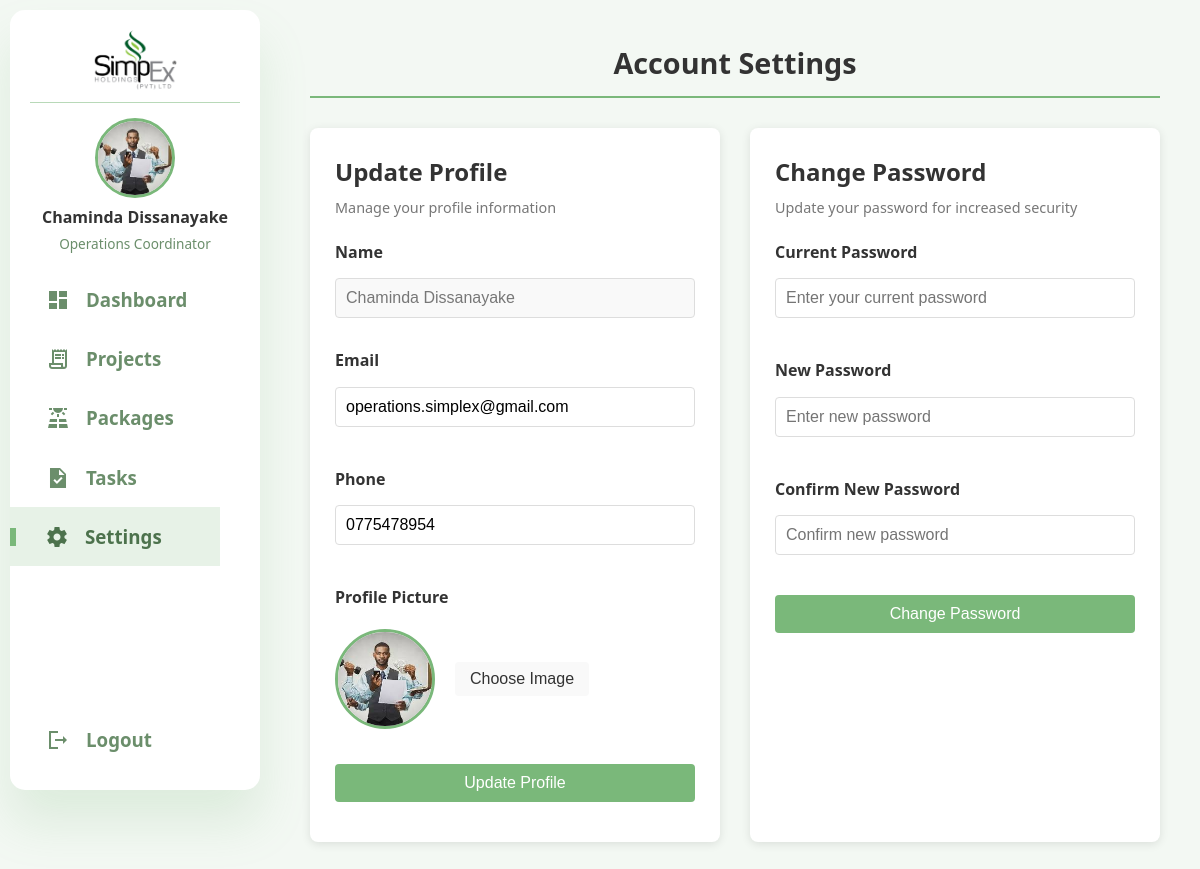
Screenshot of /operationsCoordinator/settings (signed in) with the database file from the repository.
### tables this page shows
CREATE TABLE `users` (
  `user_id` int NOT NULL,
  `name` varchar(100) NOT NULL,
  `email` varchar(100) NOT NULL,
  `password` varchar(255) NOT NULL,
  `phone` varchar(15) DEFAULT NULL,
  `role` enum('customer','admin','chiefCoordinator','operationsCoordinator','hRAdministrator','supplierCoordinator','employee') NOT NULL,
  `created_at` timestamp NOT NULL DEFAULT CURRENT_TIMESTAMP,
  `updated_at` timestamp NOT NULL DEFAULT CURRENT_TIMESTAMP ON UPDATE CURRENT_TIMESTAMP,
  `profile_picture` varchar(255) DEFAULT NULL
);

### app/controllers/OperationsCoordinator.php (called while the page is built, shortened)
<?php
class OperationsCoordinator extends Controller
{
    private $settingsModel;
    public function __construct()
    {
        $this->settingsModel = $this->model('M_Settings');
    }
    public function settings()
    {
        $user = $this->settingsModel->getUserById($_SESSION['user_id']);
        $data = [
            'name' => $user->name,
            'email' => $user->email,
            'phone' => $user->phone,
            'profile_picture' => $user->profile_picture,
            'email_err' => '',
            'phone_err' => '',
            'profile_picture_err' => '',
            'current_password_err' => '',
            'new_password_err' => '',
            'confirm_password_err' => ''
        ];
        $this->view('/operationsCoordinator/v_settings', $data);
    }
}

### app/libraries/Core.php (called while the page is built, shortened)
<?php
class Core{
    protected $currentMethod = 'index';
    public function __construct(){
        $url = $this->getUrl();
        if (isset($url[0]) && file_exists('../app/controllers/' . ucwords($url[0]) . '.php')) {
            unset($url[0]);
        } else if (isset($url[0])) {
            $this->handle404();
            return;
        }
        $this->currentController = new $this->currentController;
        if(isset($url[1])){
            if(method_exists($this->currentController, $url[1])){
                $this->currentMethod= $url[1];
                unset($url[1]);
            } else {
                $this->handle404();
                return;
            }
        }
        $this->params= $url ? array_values($url) : [];
        call_user_func_array([$this->currentController, $this->currentMethod], $this->params);
    }
    public function getUrl(){
        if (isset($_GET['url'])){
            $url = rtrim($_GET['url'], '/');
            $url = filter_var($url, FILTER_SANITIZE_URL);
            $url = explode('/', $url);
            return $url;
        }
        return [];
    }
}
?>

### public/index.php (called while the page is built, shortened)
<?php
   $init = new Core;
?>

### app/libraries/Database.php (called while the page is built, shortened)
<?php
    class Database{
        private $host= DB_HOST;
        private $user= DB_USER;
        private $password= DB_PASSWORD;
        private $dbname= DB_NAME;
        private $dbh;
        private $statement;
        public function __construct(){
            $dsn = 'mysql:host=' . $this->host . ';dbname=' . $this->dbname;
            $options= array(
                PDO::ATTR_PERSISTENT=>true,
                PDO::ATTR_ERRMODE=> PDO::ERRMODE_EXCEPTION
            );
            try{
                $this->dbh= new PDO($dsn, $this->user, $this->password, $options);
            }
            catch(PDOException $e){
                $this->error= $e->getMessage();
                echo $this->error;
            }
        }
        public function query($sql){
            $this->statement= $this->dbh->prepare($sql);
        }
        public function bind($param, $value,$type=NULL){
            if(is_null($type)){
                switch(true){
                    default:
                    $type= PDO::PARAM_STR;
                }
            }
            $this->statement->bindValue($param, $value, $type);
        }
        public function execute(){
            try {
                return $this->statement->execute();
            } catch (PDOException $e) {
                error_log("Database error: " . $e->getMessage());
                return false;
            }
        }
        public function single(){
            $this->execute();
            return $this->statement->fetch(PDO::FETCH_OBJ);
        }
    }
?>

### app/models/M_Settings.php (called while the page is built, shortened)
<?php
class M_Settings {
    private $db;
    public function __construct() {
        $this->db = new Database;
    }
    public function getUserById($userId) {
        $this->db->query('SELECT * FROM users WHERE user_id = :user_id');
        $this->db->bind(':user_id', $userId);
        return $this->db->single();
    }
}

### app/views/operationsCoordinator/v_settings.php (the view, shortened to what this page needs)
<link rel="stylesheet" href="<?php echo URLROOT; ?>/css/companyUsrSettings.css">
</head>
<body>
    <div class="dashboard-container">
        <div class="sidebar" id="sidebar">
            <div class="company-logo">
                <img src="<?php echo URLROOT; ?>/public/assets/simpex-logo-sidebar.png" alt="Simpex Solar Logo">
            </div>
            <div class="user-profile">
                <img src="<?php echo isset($_SESSION['user_picture']) && !empty($_SESSION['user_picture']) ? URLROOT . '/public/uploads/profile_pictures/' . $_SESSION['user_picture'] : URLROOT . '/public/assets/profile.png'; ?>" alt="User profile picture" class="profile-picture" />
                <div class="user-info">
                    <h4><?php echo isset($_SESSION['user_name']) ? $_SESSION['user_name'] : 'User Name'; ?></h4>
                    <p>Operations Coordinator</p>
                </div>
            </div>
            <a href="<?php echo URLROOT ?>/operationsCoordinator/dashboard">
                <span class="material-icons-sharp">dashboard</span>
                <h3>Dashboard</h3>
            </a>
            <a href="<?php echo URLROOT ?>/operationsCoordinator/manageAproject">
                <span class="material-icons-sharp">receipt_long</span>
                <h3>Projects</h3>
            </a>
            <a href="<?php echo URLROOT ?>/operationsCoordinator/managePackages">
                <span class="material-icons-sharp">solar_power</span>
                <h3>Packages</h3>
            </a>
            <a href="<?php echo URLROOT ?>/operationsCoordinator/tasks">
                <span class="material-icons-sharp">task</span>
                <h3>Tasks</h3>
            </a>
            <a href="<?php echo URLROOT ?>/operationsCoordinator/settings" class="active">
                <span class="material-icons-sharp">settings</span>
                <h3>Settings</h3>
            </a>
            <a href="<?php echo URLROOT; ?>/users/logout">
                <span class="material-icons-sharp">logout</span>
                <h3>Logout</h3>
            </a>
        </div>
        <div class="main-content">
            <div class="settings-container">
                <h1>Account Settings</h1>
                <div class="settings-sections">
                    <div class="settings-card">
                        <div class="settings-title">
                            <h2>Update Profile</h2>
                            <p>Manage your profile information</p>
                        </div>
                        <form action="<?php echo URLROOT; ?>/operationsCoordinator/settings" method="POST" enctype="multipart/form-data" class="settings-form">
                            <div class="form-group">
                                <label for="name">Name</label>
                                <input type="text" name="name" id="name" value="<?php echo $data['name']; ?>" disabled class="readonly-field">
                            </div>
                            <div class="form-group">
                                <label for="email">Email</label>
                                <input type="email" name="email" id="email" required placeholder="Email" value="<?php echo $data['email']; ?>">
                            </div>
                            <div class="form-group">
                                <label for="phone">Phone</label>
                                <input type="text" name="phone" id="phone" placeholder="Phone No" value="<?php echo $data['phone']; ?>">
                            </div>
                            <div class="form-group profile-picture-group">
                                <label>Profile Picture</label>
                                <div class="profile-picture-container">
                                    <?php if(!empty($data['profile_picture'])): ?>
                                        <img src="<?php echo URLROOT; ?>/public/uploads/profile_pictures/<?php echo $data['profile_picture']; ?>" alt="Profile Picture" class="profile-preview">
                                    <?php else: ?>
                                        <img src="<?php echo URLROOT; ?>/public/assets/profile.png" alt="Default Profile" class="profile-preview">
                                    <?php endif; ?>
                                    <div class="upload-btn-wrapper">
                                        <button type="button" class="btn">Choose Image</button>
                                    </div>
                                </div>
                            </div>
                            <div class="form-group">
                                <button type="submit" class="btn btn-primary">Update Profile</button>
                            </div>
                        </form>
                    </div>
                    <div class="settings-card">
                        <div class="settings-title">
                            <h2>Change Password</h2>
                            <p>Update your password for increased security</p>
                        </div>
                        <form action="<?php echo URLROOT; ?>/operationsCoordinator/settings" method="POST" class="settings-form">
                            <div class="form-group">
                                <label for="current_password">Current Password</label>
                                <input type="password" name="current_password" id="current_password" placeholder="Enter your current password">
                            </div>
                            <div class="form-group">
                                <label for="new_password">New Password</label>
                                <input type="password" name="new_password" id="new_password" placeholder="Enter new password">
                            </div>
                            <div class="form-group">
                                <label for="confirm_password">Confirm New Password</label>
                                <input type="password" name="confirm_password" id="confirm_password" placeholder="Confirm new password">
                            </div>
                            <div class="form-group">
                                <button type="submit" class="btn btn-primary">Change Password</button>
                            </div>
                        </form>
                    </div>
                </div>
            </div>
        </div>
    </div>

### public/css/operationsCoordinator/styles.css (style rules this page uses)
:root { --theme-color: #7ab87a; --white: #fff; --sidebar-background: #f3f8f3; --sidebar-link-hover: rgba(122, 184, 122, 0.18); --sidebar-link-color: #6b8e6b; --sidebar-link-active-bg: rgba(122, 184, 122, 0.18); --sidebar-link-active-color: #4c724c; --text-color: #333; --success-color: #6fd649; --warning-color: #ffc107; --danger-color: #dc3545; }
* { box-sizing: border-box; margin: 0; padding: 0; }
body { font-family: "Segoe UI", Tahoma, Geneva, Verdana, sans-serif; line-height: 1.6; color: var(--text-color); background-color: var(--sidebar-background); }
.dashboard-container { display: flex; min-height: 100vh; }
.sidebar { width: 250px; background-color: var(--white); padding: 20px; display: flex; flex-direction: column; border-radius: 15px; box-shadow: 0 2rem 3rem var(--sidebar-link-hover); height: calc(100vh - 20px); justify-content: flex-start; transition: all 0.3s ease-in-out; margin: 10px; z-index: 1000; text-decoration: none; position: -webkit-sticky; position: sticky; top: 10px; overflow-y: auto; overflow-x: hidden; }
.sidebar a { display: flex; align-items: center; color: var(--sidebar-link-color); height: 3.7rem; gap: 1rem; position: relative; transition: all 0.3s ease; width: 100%; padding-left: 1rem; text-decoration: none; }
.sidebar a:last-child { margin-top: auto; }
.sidebar a.active { width: 100%; color: var(--sidebar-link-active-color); background-color: var(--sidebar-link-active-bg); margin-left: -20px; padding-right: 0px; padding-left: 35px; }
.sidebar a.active::before { content: ""; width: 6px; height: 18px; background-color: var(--theme-color); position: absolute; left: 0px; }
.company-logo { text-align: center; padding: 0; border-bottom: 1px solid rgba(122, 184, 122, 0.534); margin-bottom: 15px; }
.company-logo img { max-width: 40%; height: auto; }
.user-profile { display: flex; flex-direction: column; align-items: center; margin-bottom: 15px; padding:0; border-bottom: 1px solid rgba(255, 255, 255, 0.1); }
.profile-picture { width: 80px; height: 80px; border-radius: 50%; object-fit: cover; margin-bottom: 5px; border: 3px solid var(--theme-color); }
.user-info { text-align: center; }
.user-info h4 { margin: 2px 0; color: var(--text-color); font-weight:700; text-transform: capitalize; }
.user-info p { margin: 0; color: var(--sidebar-link-color); font-size: 0.85rem; font-weight: 500; }
.main-content { flex-grow: 1; padding: 20px; overflow-y: auto; }

### public/css/notification.css (style rules this page uses)
.sidebar a { position: relative; }

### rows the page displays
users: name "Chaminda Dissanayake", email "operations.simplex@gmail.com", phone "0775478954", profile_picture (picture)

### other values shown
$_SESSION['user_name'] "Chaminda Dissanayake"
